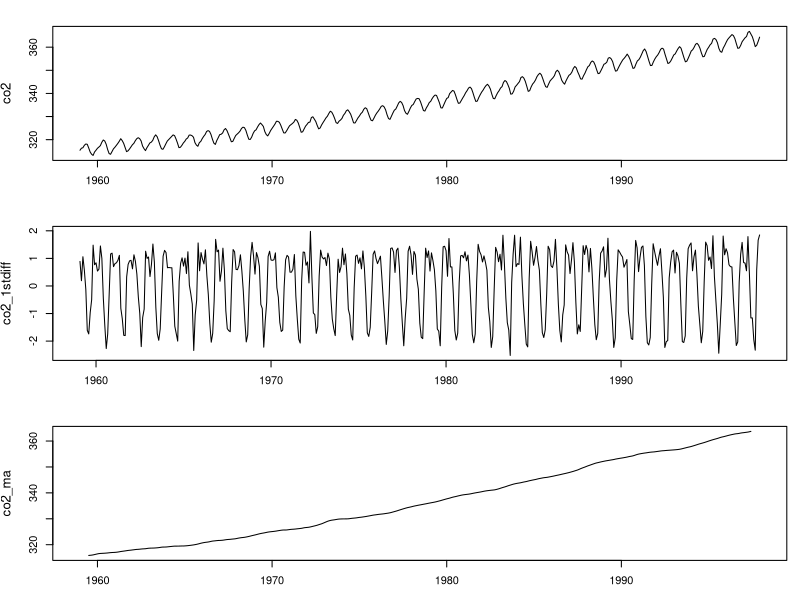
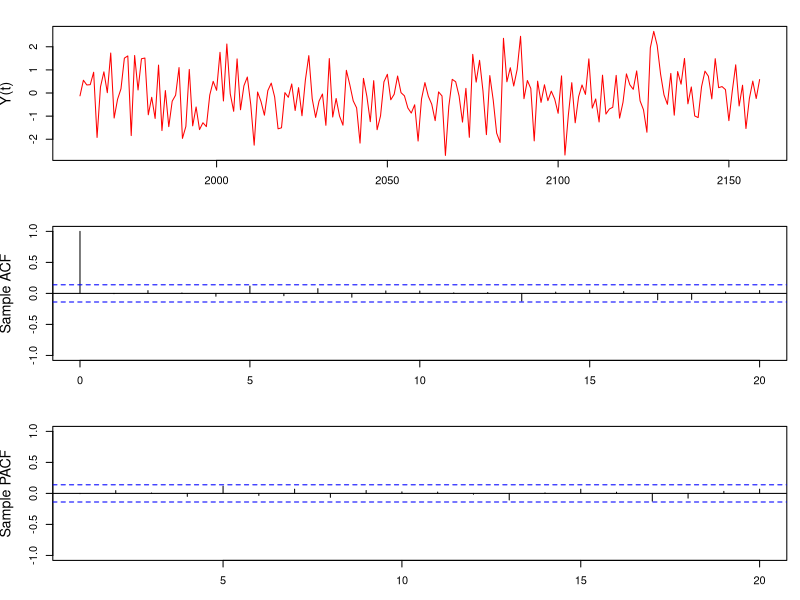

These figures' R source, in order:
## ---- chunk 1
#| label: fig-moving-averages-and-differencing
#| lst-label: lst-moving-averages-and-differencing
#| fig-cap: "R code: for Differencing and filtering via moving averages"
#| fig.height: 9
#| fig.width: 7

data(co2) # <1>
co2_1stdiff = diff(co2,differences=1) # <2>
co2_ma = filter(co2,filter=c(1/24,rep(1/12,11),1/24),sides=2) # <3>

par(mfrow = c(3,1),
    mar   = c(3, 4, 2, 1), 
    cex.lab=1.2,
    cex.main=1.2)
plot(co2) # <4>
plot(co2_1stdiff) # <5>
plot(co2_ma) # <6>
## ---- chunk 2
#| label: lst-white-noise-simulation
#| lst-label: lst-white-noise-simulation
#| lst-cap: "Simulate data with no temporal structure (white noise)"
#| fig.height: 9
#| fig.width: 7
#| 
set.seed(2021)
T=200
t =1:T
y_white_noise=rnorm(T, mean=0, sd=1)

yt=ts(y_white_noise, start=c(1960), frequency=1) # <1>


par(mfrow = c(3, 1),
    mar = c(3, 4, 2, 1), 
    cex.lab = 1.3, 
    cex.main = 1.3) 
yt=ts(y_white_noise, start=c(1960), frequency=1)
plot(yt, type = 'l', col='red', 
     xlab = 'time (t)', 
     ylab = "Y(t)") # <2>
acf(yt, 
    lag.max = 20, 
    xlab = "lag",
    ylab = "Sample ACF",
    ylim=c(-1,1),main="") # <2>
pacf(yt, 
     lag.max = 20,
     xlab = "lag",
     ylab = "Sample PACF",
     ylim=c(-1,1),main="") # <2>
